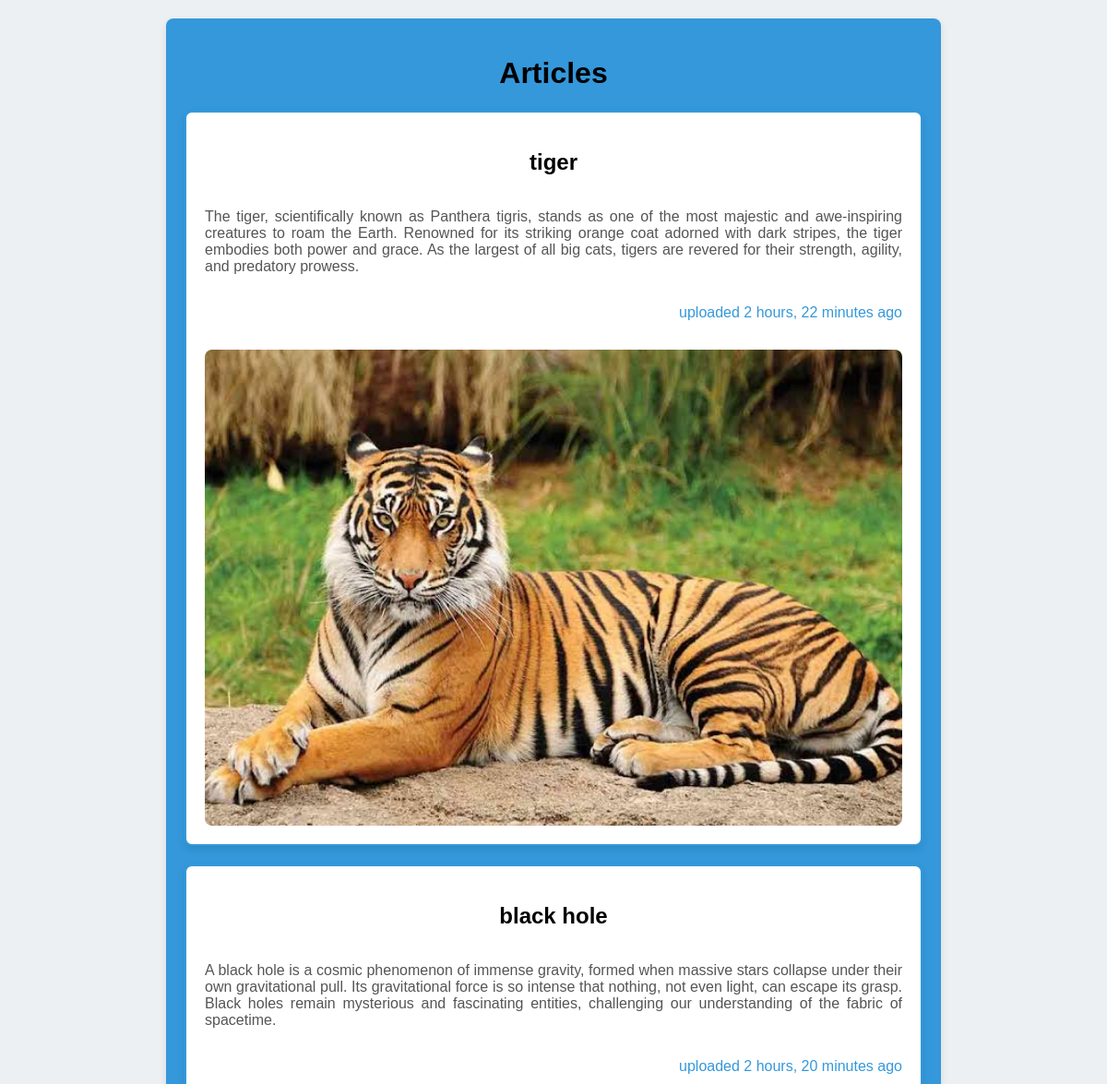
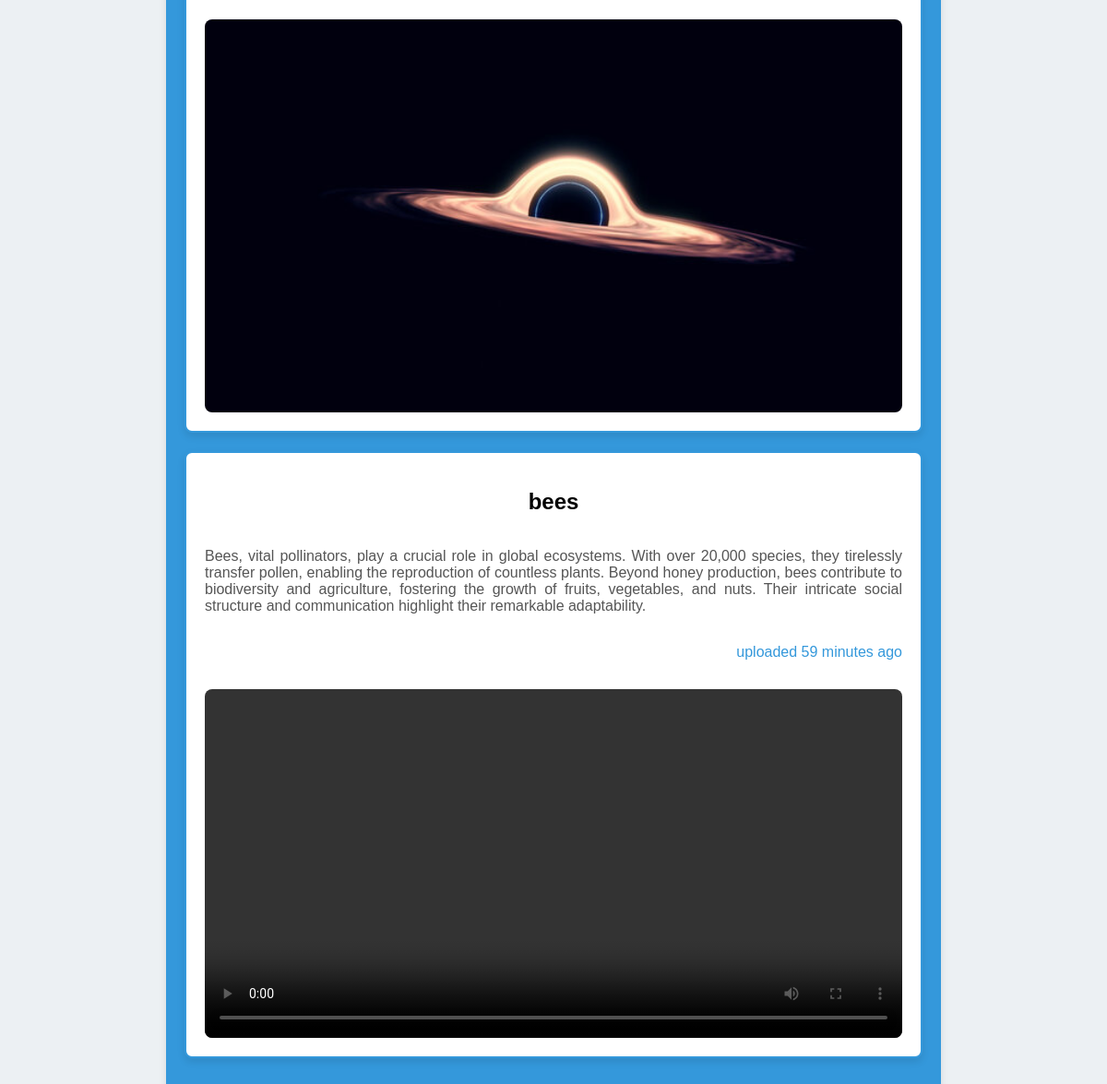
The app's page /articles/ with its own data (2 pictures, top to bottom).
### articles/models.py (models this page shows, shortened)
class Article(models.Model):
    title = models.CharField(max_length=100)
    slug = models.SlugField()
    body = models.TextField()
    date = models.DateTimeField(auto_now_add=True)
    img = models.ImageField(upload_to='article_images/',blank=True,null=True)
    video = models.FileField(blank=True,null=True)

### articles/views.py (the view)
# urls.py: path('',views.article_list)
def article_list(request):
    articles = Article.objects.all()
    context = {'articles':articles}
    return render(request,'articles/article_list.html',context)

### articles/templates/articles/article_list.html (shortened to what this page needs)
<!DOCTYPE html>
<html lang="en">
<head>
</head>
<body>
    <div class="blog-container">
        <h1>Articles</h1>
        {% for a in articles %}
            <div class="card">
                <h2>{{ a.title }}</h2>
                <p>{{ a.body }}</p>
                <p class="date">uploaded {{ a.date | timesince}} ago</p>
                {%if a.video %}
                <video src="/media/{{a.video}}" controls autoplay></video>
                {%else%}
                <img src="/media/{{a.img}}" alt="">
                {%endif%}
            </div>
        {% endfor %}
    </div>
</body>
</html>

### articles/templates/articles/article_list.html (style rules this page uses)
body { font-family: Arial, sans-serif; background-color: #ecf0f3; margin: 0; padding: 0; display: flex; justify-content: center; align-items: center; min-height: 100vh; }
.blog-container { max-width: 800px; margin: 20px; padding: 20px; background-color: #3498db; border-radius: 8px; box-shadow: 0 4px 8px rgba(0, 0, 0, 0.1); }
.card { background-color: #fff; margin-bottom: 20px; padding: 20px; border: 2px solid #3498db; border-radius: 8px; box-shadow: 0 4px 8px rgba(0, 0, 0, 0.1); transition: transform 0.3s ease-in-out, border-color 0.3s ease-in-out; display: flex; flex-direction: column; }
h1, h2 { color: black; text-align: center; }
p { color: #555; text-align: justify; }
.date { color: #3498db; text-align: right; }
img,video { max-width: 100%; height: auto; border-radius: 8px; margin-top: 15px; }

### records on screen
Article: title "tiger", body "The tiger, scientifically known as Panthera tigris, stands as one of the most majestic and awe-inspiring creatures to roam the Earth. Renowned for its striking orange coat adorned with dark stripes, the tiger embodies both power and grace. As the largest of all big cats, tigers are revered for their strength, agility, and predatory prowess.", date "2 hours, 22 minutes", img (picture)
Article: title "black hole", body "A black hole is a cosmic phenomenon of immense gravity, formed when massive stars collapse under their own gravitational pull. Its gravitational force is so intense that nothing, not even light, can escape its grasp. Black holes remain mysterious and fascinating entities, challenging our understanding of the fabric of spacetime.", date "2 hours, 20 minutes", img (picture)
Article: title "bees", body "Bees, vital pollinators, play a crucial role in global ecosystems. With over 20,000 species, they tirelessly transfer pollen, enabling the reproduction of countless plants. Beyond honey production, bees contribute to biodiversity and agriculture, fostering the growth of fruits, vegetables, and nuts. Their intricate social structure and communication highlight their remarkable adaptability.", date "59 minutes"
